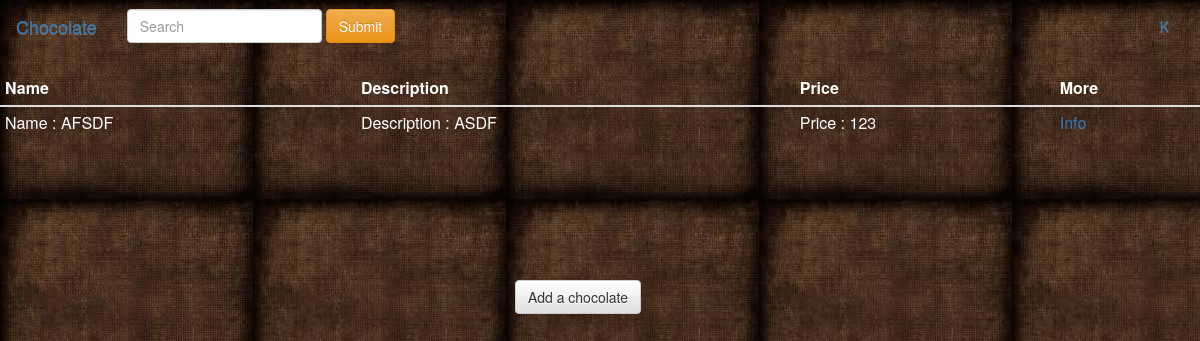
Screenshot of / (signed in) with the database file from the repository.
### registration/models.py (models this page shows, shortened)
class User(AbstractBaseUser):
    user_id = models.AutoField(primary_key=True)
    user_first_name = models.CharField(_('First Name'), max_length=32, blank=True, null=True,
                                   validators=[RegexValidator(regex='^[A-Za-z]*$')])
    user_last_name = models.CharField(_('Last Name'), max_length=32, blank=True, null=True,
                                  validators=[RegexValidator(regex='^[A-Za-z]*$')])
    email = models.EmailField(_('Email'), db_index=True, unique=True)
    user_dob = models.DateField(_('Birth Date'), blank=True, null=True)
    user_gender = models.CharField(_('Gender'), max_length=1, choices=GENDER, blank=True, null=True)
    user_github = models.CharField(_('Github Profile'),max_length=100,blank=True )
    user_linkedin = models.CharField(_('Linkedin Profile'),max_length=100,blank=True )
    user_bio = models.CharField(_('Short Bio'), max_length=1000,blank=True )
    user_occupation = models.CharField(_('Occupation'), max_length=100,blank=True )
    user_nationality = models.CharField(_('Nationality'), max_length=100,blank=True )
    date_joined = models.DateTimeField(auto_now_add=True)
    username = models.CharField(_('username'), max_length=32, blank=False, unique=True)
    is_active = models.BooleanField(default=True)
    is_admin = models.BooleanField(default=False)
    objects = MyUserManager()
    USERNAME_FIELD = 'email'
    REQUIRED_FIELDS = ['username']

class Chocolate(models.Model):
    chocolate_id = models.AutoField(primary_key=True)
    name = models.CharField(_('Chocolate Name'),max_length=100,blank=True )
    description =  models.CharField(_('Chocolate Description'),max_length=1000,blank=True )
    price =  models.IntegerField(_('Chocolate Price'),
                                 validators=[MaxValueValidator(1000), MinValueValidator(0)],
                                 help_text=_('4 digits maximum'), blank=True, null=True)

### registration/views.py (the view)
# urls.py: url(r'^$', Home.as_view(), name='home'),
class Home(ListView, ):
    template_name = "index.html"
    def get_queryset(self):
        return Chocolate.objects.all()

### registration/templates/index.html (shortened to what this page needs)
{% load staticfiles %}
<html>
<head>
    <link rel="stylesheet" href="{%  static 'css/bootstrap.min.css' %}">
    <link rel="stylesheet" href="{%   static 'css/bootstrap-theme.min.css' %}"integrity="sha384-fLW2N01lMqjakBkx3l/M9EahuwpSfeNvV63J5ezn3uZzapT0u7EYsXMjQV+0En5r">
</head>
<body background="{%  static '3.jpg' %}">
<nav class="navbar navbar-Success">
    <div class="container-fluid">
        <div class="navbar-header">
            <a class="navbar-brand" href="#">Chocolate</a>
        </div>
        <div class="collapse navbar-collapse" id="bs-example-navbar-collapse-1">
            <form class="navbar-form navbar-left" role="search">
                <div class="form-group">
                    <input type="text" class="form-control" placeholder="Search">
                </div>
                <button type="submit" class="btn btn-warning">Submit</button>
            </form>
            <ul class="nav navbar-nav navbar-right">
                <li class="dropdown">
                    {% if user.is_anonymous %}
                        <a href="#" class="dropdown-toggle" data-toggle="dropdown" role="button" aria-haspopup="true" aria-expanded="false">Join<span class="caret"></span></a>
                        <ul class="dropdown-menu">
                        <li><a href="{%  url 'login' %}">Sign in</a></li>
                        <li><a href="{%  url 'register_user' %}">Sign up</a></li>
                        </ul>
                    {% else %}
                        <a class="btn-new btn-nav btn-white" data-toggle="dropdown">
                                   {% if request.user.user_first_name %}
                                   {{ request.user.user_first_name }}
                                   {% elif request.user.username %}
                                   {{ request.user.username }}
                                   {% else %}
                                   {{ request.user.email }}
                                   {% endif %}
                         </a>
                        </ul>
                     {% endif %}
        </div>
    </div>
</nav>
<table class="table table-condensed">
  <thead>
  <tr>
      <th style="color: white">
          Name
      </th>
  <th style="color: white">
      Description
  </th>
  <th style="color: white">
      Price
  </th>
      <th style="color: white">
      More
      </th>
  </tr>
</thead>
  <tbody>
{%  for item in object_list %}
    <tr>
   <td style="color: white">  Name : {{ item.name}}</td>
    <td style="color: white">Description : {{  item.description }}</td>
    <td style="color: white">Price : {{  item.price }}</td>
     <td style="color: white"><a href = "{%  url 'chocolate_info' item.chocolate_id %}">Info </a></td>
    </tr>
{%  endfor %}
</tbody>
</table>
{% if user.is_anonymous %}
{% else %}
    <div class="col-md-6 col-md-offset-5"  style = "padding-top: 10%;">
    <a href = "{%  url 'add_chocolate' %}">
                            <button class = "btn btn-default">Add a chocolate</button>
        </a>
                        </div>
 {% endif %}
</body>
</html>

### rows the page displays
User: user.user_first_name "K"
Chocolate: name "AFSDF", description "ASDF", price "123"
